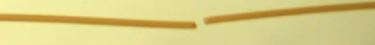
#> input picture CV_Algoritms/Test_broken.JPG, 375 x 45 px
$ python -i Object_Color_Detector.py   (imports and definitions only)
#> lines starting #> are read from the running program, lines starting #| are printed output that depends on the picture; after the words box and inside, x2 and y2 are one past the last pixel; in counts of white or black regions, pixels touching at a corner belong together
#> further down, picture is the input picture: shape (45, 375, 3); mean B, G, R 132.8, 204.8, 216.3
import cv2
import numpy as np
import time

class obj_color_dectector():

    frame = None
    output_img = None

    countours_red = None
    countours_green = None
    countours_blue = None

    data_red = []
    data_green = []
    data_blue = []

    red_lower = np.array([136, 87, 111], np.uint8)
    red_upper = np.array([180, 255, 255], np.uint8)

    green_lower = np.array([25, 52, 72], np.uint8)
    green_upper = np.array([102, 255, 255], np.uint8)

    blue_lower = np.array([94, 80, 2], np.uint8)
    blue_upper = np.array([120, 255, 255], np.uint8)

    #ADD MORE LOWER/UPPER FOR MORE COLORS

    def __init__(self):
        self.red = (0, 0, 255)
        self.green = (0, 255, 0)
        self.blue  = (255, 0, 0)

    def applyColorDectector(self, frame):
        self.frame = frame
        hsvFrame = cv2.cvtColor(self.frame, cv2.COLOR_BGR2HSV)
#> hsvFrame: shape (45, 375, 3); mean H, S, V 26.4, 101, 216.4

        red_mask = cv2.inRange(hsvFrame, self.red_lower, self.red_upper)
#> red_mask: shape (45, 375); every value is 0
        green_mask = cv2.inRange(hsvFrame, self.green_lower, self.green_upper)
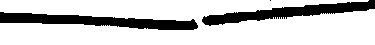
#> green_mask: shape (45, 375); 79.4% white; 3 black regions (1 under 20 px), largest, box (x1, y1, x2, y2) and area: (0, 12, 198, 30) 1833, (202, 0, 375, 26) 1644
        blue_mask = cv2.inRange(hsvFrame, self.blue_lower, self.blue_upper)

        # Morphological Transform, Dilation
        # for each color and bitwise_and operator
        # between imageFrame and mask determines
        # to detect only that particular color
        kernal = np.ones((5, 5), "uint8")

        # For red color
        red_mask = cv2.dilate(red_mask, kernal)
        res_red = cv2.bitwise_and(self.frame, self.frame, mask = red_mask)
#> res_red: shape (45, 375, 3); every value is 0

        # For green color
        green_mask = cv2.dilate(green_mask, kernal)
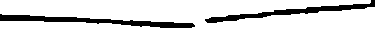
#> green_mask: shape (45, 375); 89.2% white; 2 black regions
        res_green = cv2.bitwise_and(self.frame, self.frame, mask = green_mask)
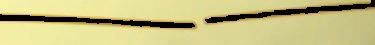
#> res_green: shape (45, 375, 3); mean B, G, R 127.6, 190.5, 197.3

        # For blue color
        blue_mask = cv2.dilate(blue_mask, kernal)
        res_blue = cv2.bitwise_and(self.frame, self.frame, mask = blue_mask)

        self.countours_red, self.hierarchy = cv2.findContours(red_mask, cv2.RETR_TREE, cv2.CHAIN_APPROX_SIMPLE)
#> self.countours_red = []; self.hierarchy = None
        self.countours_green, self.hierarchy = cv2.findContours(green_mask, cv2.RETR_TREE, cv2.CHAIN_APPROX_SIMPLE)
#> self.countours_green = 1 contour; box (x1, y1, x2, y2) and area: (0, 0, 375, 45) 14282; self.hierarchy = [[-1, -1, -1, -1]]
        self.countours_blue, self.hierarchy = cv2.findContours(blue_mask, cv2.RETR_TREE, cv2.CHAIN_APPROX_SIMPLE)
#> self.countours_blue = []; self.hierarchy = None

        for c in self.countours_blue:
            x,y,w,h = cv2.boundingRect(c)
            area = (x+w)*(y+h)
            bounding_blue = [x,y,w,h,area]
            return bounding_blue
#> this loop made 0 passes

>>> import cv2
>>> picture = cv2.imread('Test_broken.JPG')
>>> result = obj_color_dectector().applyColorDectector(picture)

$ run again, on CV_Algoritms/Test_correct.JPG
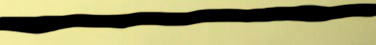
#> input picture CV_Algoritms/Test_correct.JPG, 376 x 45 px
#> picture is the input picture: shape (45, 376, 3); mean B, G, R 102.5, 149.7, 153.7
#> hsvFrame: shape (45, 376, 3); mean H, S, V 30.6, 94.7, 154
#> red_mask: shape (45, 376); every value is 0
#> in applyColorDectector, `green_mask = cv2.inRange(hsvFrame, self.green_lower, self.green_upper)`:
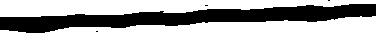
#> green_mask: shape (45, 376); 70.3% white; 4 black regions (3 under 20 px), largest, box (x1, y1, x2, y2) and area: (0, 4, 376, 33) 5023
#> res_red: shape (45, 376, 3); every value is 0
#> in applyColorDectector, `res_blue = cv2.bitwise_and(self.frame, self.frame, mask = blue_mask)`:
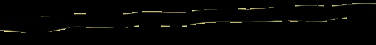
#> res_blue: shape (45, 376, 3); mean B, G, R 2.7, 3.9, 4
#> in applyColorDectector, `self.countours_red, self.hierarchy = cv2.findContours(red_mask, cv2.RE..`: self.countours_red = []; self.hierarchy = None
#> in applyColorDectector, `self.countours_green, self.hierarchy = cv2.findContours(green_mask, cv..`: self.countours_green = 2 contours; box (x1, y1, x2, y2) and area: (0, 14, 376, 45) 8164, (0, 0, 376, 19) 4564; self.hierarchy = [[1, -1, -1, -1], [-1, 0, -1, -1]]
#> in applyColorDectector, `self.countours_blue, self.hierarchy = cv2.findContours(blue_mask, cv2...`: self.countours_blue = 18 contours, 5 with area under 20; largest, box (x1, y1, x2, y2) and area: (190, 7, 282, 25) 1048, (0, 16, 81, 33) 734, (142, 11, 189, 18) 198, (305, 14, 338, 22) 188, (82, 22, 128, 28) 188; self.hierarchy = 18 rows, first 6: [1, -1, -1, -1], [2, 0, -1, -1], [3, 1, -1, -1], [4, 2, -1, -1], [5, 3, -1, -1], [6, 4, -1, -1]
#> the loop in applyColorDectector, `for c in self.countours_blue:` made 1 pass
#> (c, x, y, w, h, area) on pass 1: ([[182, 22], [182, 26], [186, 26], [186, 22]], 182, 22, 5, 5, 5049)
#> result = [182, 22, 5, 5, 5049]
